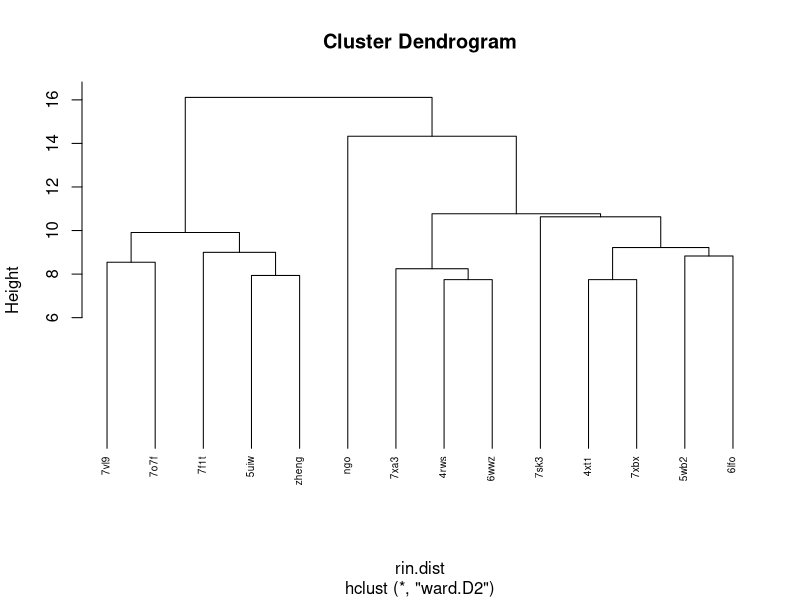

Recreate this plot in R.
# Name:     02_rin_cluster.R
# Updated:  20221007
# Author:   Andrew Kleist

# packages, working directory
setwd("~/Desktop/Volkman_Lab/BABU_VOLKMAN/CHEMOKINE_PRJ/Data/chemokine_gpcr_ms/")
library(tidyverse)


################################################################################

  # (1.1) COUNT CONTACTS  ------------------------------------------------------
  # import contacts, select interface only, select Xray only
  rin <- read_csv("05_integrate/output/RIN_CONS_CLASS.csv")
  
  # (1.2) MAP TO MATRIX, HCLUST, DENDROGRAM --------------------------------------------
  rin <- rin %>% select(file, source_gnccn, target_gnccn) 
  
  rin <- rin %>% unite(rin, c(source_gnccn, target_gnccn), sep = "_")
  rin$n <- c(1)

  # spread
  rin <- rin %>% pivot_wider(names_from = rin, values_from = n)
  
  # gather, then replace NULL with "0"
  rin <- rin %>% pivot_longer(cols = c("NTc.Cm10_2x60":"b1b2.16_5x33"), names_to = "rin", values_to =  "n")
  rin$n <- as.character((rin$n))
  rin <- rin %>% mutate(n = case_when(
    n == "NULL" ~ "0",
    n == "1" ~ n
  ))
  rin$n <- as.numeric((rin$n))
  
  # select complexes (removing 6meo and 7f1r)
  complexes = c("5uiw", "4rws", "4xt1", "5wb2", "6lfo", "6wwz",
                "ngo", "zheng", "7xbx", "7vl9", "7sk3", "7o7f",
                "7f1t", "7xa3")
  
  # complexes = c("5uiw", "7o7f", "zheng", "7vl9", "7xa3", "7f1t",
  #               "6wwz", "6lfo", "ngo")
  
  rin <- rin %>% filter(file %in% complexes)
  rm(complexes)
  
  # re-spread
  rin <- rin %>% pivot_wider(names_from = rin, values_from = n)
  
  # spread again
  rownames(rin) <- rin$file
  rin <- as.matrix(rin)
  rin <- rin[,2:ncol(rin)]
  
  # similarity
  rin.dist <- dist(rin, method = "euclidean")
  hc <- hclust(rin.dist, method = "ward.D2")
  plot(hc,  hang = -1, cex = 0.6)
  
    # SUMMARY
    # CLUSTER 1 (CCR5, CCR1)
    # 7vl9: ccl15:ccr1; 7o7f: ccl5-6p4:ccr5; 7f1t: ccl3:ccr5; 5uiw: ccl5-5p7:ccr5
    # zheng: ccl5 / ccr5 (model)
    
    # CLUSTER 2
    # ngo: cxcl12:cxcr4  (model)
    
    # CLUSTER 3 (CCR2, CCR6)
    # 7xa3: ccl2:ccr2; 4rws: vmipii:cxcr4; 6wwz: ccl20:ccr6
    
    # CLUSTER 4
    # 7sk3: cxcl12:ackr3
    
    # CLUSTER 5 (US28, CX3CR1, CXCR2)
    # 4xt1: cx3cl1:us28; 7xbx: cx3cl1:cx3cr1; 5wb2: cx3cl1.35:us28; 6lfo: cxcl8:cxcr2
    
    # Generalized clustering of contacts made by ligand-receptor complexes 
    # within networks, consistent with residue-residue contacts driving
    # coupling networks; result functions similarly to conservation diversity despite
    # structural similarity results, provides rationale for investigating structure
    # to help explain selectivity. Also some surprises where diverse N-terminal
    # contacts seem to "rewire" coupling networks away from those of related
    # chemokines/receptors (e.g. CCL5-6P4 is clustered with CCL15-CCR1 complex)
  

  
